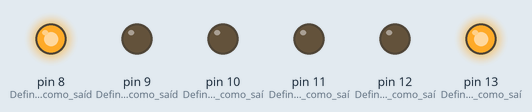
The program below on a simulated Arduino Uno, built with avr-gcc and run on an emulated ATmega328P. Shown: output pins drawn as LEDs (lit = HIGH).

Above: at 1.0 s.
At 3.0 s:
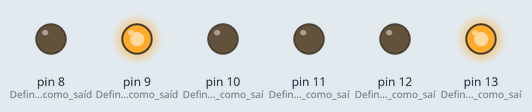
At 7.0 s:
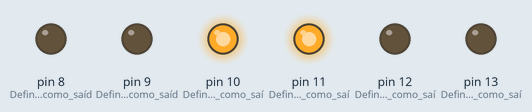
At 9.0 s:
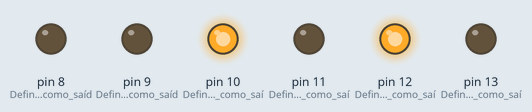
At 11.0 s:
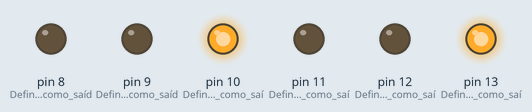
Timing chart, 0 to 15.6 s (numbered marks = the images above):
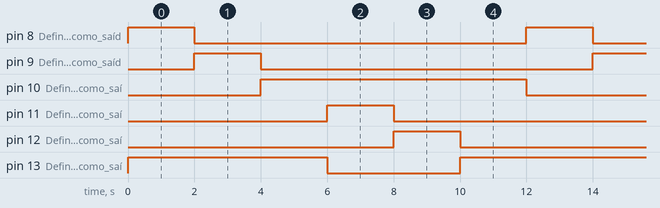

Measured:
- by itself, pin 10 (Define_o_pino_10_como_saí): alternates HIGH for 8.0 s and LOW for 4.0 s
- by itself, pin 13 (Define_o_pino_13_como_saí): repeats every 12.0 s: LOW 4.0 s, HIGH 8.0 s
- by itself, pin 8 (Define_o_pino_8_como_saíd), pin 9 (Define_o_pino_9_como_saíd), pin 11 (Define_o_pino_11_como_saí), pin 12 (Define_o_pino_12_como_saí): alternates HIGH for 2.0 s and LOW for 10.0 s

The program:

main.cpp
```cpp
#include <Arduino.h> // Inclui a biblioteca padrão do Arduino

/* Simular um cruzamento com dois semáforos usando máquina de estados */

enum States {    // Define um tipo de enumeração (enum) com dois estados
  state1,        // estado 1
  state2,        // estado 2
};

int states = state1; // A variável 'states' é inicializada com o estado 'state1'

void setup() {
  /* Semáforo 2 */
  pinMode(13, OUTPUT); // Define o pino 13 como saída (Vermelho Semáforo 2)
  pinMode(12, OUTPUT); // Define o pino 12 como saída (Amarelo Semáforo 2)
  pinMode(11, OUTPUT); // Define o pino 11 como saída (Verde Semáforo 2)

  /*Semaforo 1 */
  pinMode(10, OUTPUT); // Define o pino 10 como saída (Vermelho Semáforo 1)
  pinMode(9, OUTPUT);  // Define o pino 9 como saída (Amarelo Semáforo 1)
  pinMode(8, OUTPUT);  // Define o pino 8 como saída (Verde Semáforo 1)
}

void loop() {
  switch (states) {  // Verifica o valor da variável 'states' e executa o código dentro do case correspondente
    case state1:  // Se o estado for 'state1'
      digitalWrite(8, HIGH);   // Acende o LED verde no Semáforo 1 (pino 8)
      digitalWrite(13, HIGH);  // Acende o LED vermelho no Semáforo 2 (pino 13)
      delay(2000);             // Espera por 2 segundos (tempo de verde no Semáforo 2)

      digitalWrite(8, LOW);    // Desliga o LED verde do Semáforo 1 (pino 8)
      digitalWrite(9, HIGH);   // Acende o LED amarelo no Semáforo 1 (pino 9)
      delay(2000);             // Espera por 2 segundos (tempo de amarelo no Semáforo 2)

      digitalWrite(9, LOW);    // Desliga o LED amarelo do Semáforo 1 (pino 9)
      digitalWrite(10, HIGH);  // Acende o LED vermelho no Semáforo 1 (pino 10)
      states = state2;         // Muda para o estado 'state2'
      break;

    case state2:  // Se o estado for 'state2'
      delay(2000);             // Espera por 2 segundos (tempo de vermelho no Semáforo 1)

      digitalWrite(13, LOW);   // Desliga o LED vermelho do Semáforo 2 (pino 13)
      digitalWrite(11, HIGH);  // Acende o LED verde no Semáforo 2 (pino 11)
      delay(2000);             // Espera por 2 segundos (tempo de verde no Semáforo 1)

      digitalWrite(11, LOW);   // Desliga o LED verde do Semáforo 2 (pino 11)
      digitalWrite(12, HIGH);  // Acende o LED amarelo no Semáforo 2 (pino 12)
      delay(2000);             // Espera por 2 segundos (tempo de amarelo no Semáforo 1)

      digitalWrite(12, LOW);   // Desliga o LED amarelo do Semáforo 2 (pino 12)
      digitalWrite(13, HIGH);  // Acende o LED vermelho no Semáforo 2 (pino 13)
      delay(2000);             // Espera por 2 segundos (tempo de vermelho no Semáforo 1)

      digitalWrite(10, LOW);   // Desliga o LED vermelho do Semáforo 1 (pino 10)
      states = state1;         // Muda para o estado 'state1'
      break;
  }
}
```
